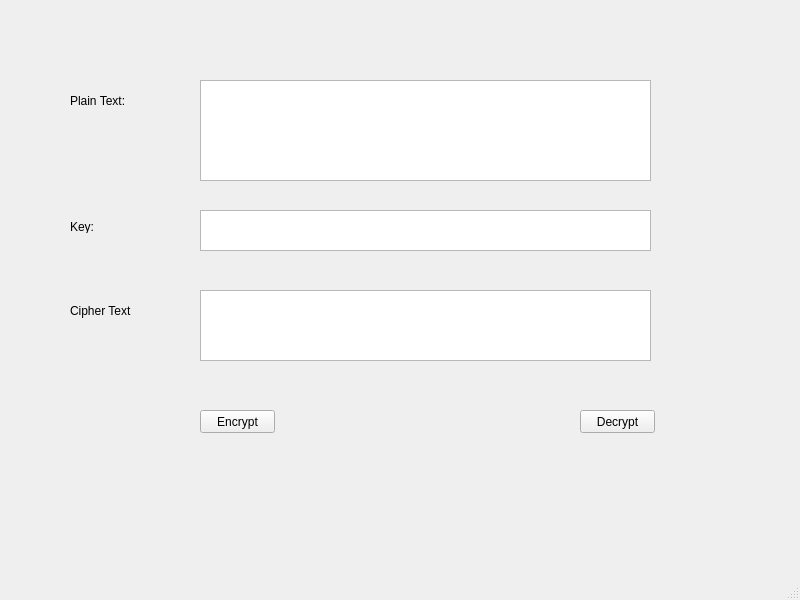
<?xml version="1.0" encoding="UTF-8"?>
<ui version="4.0">
 <class>MainWindow</class>
 <widget class="QMainWindow" name="MainWindow">
  <property name="geometry">
   <rect>
    <x>0</x>
    <y>0</y>
    <width>800</width>
    <height>600</height>
   </rect>
  </property>
  <property name="windowTitle">
   <string>MainWindow</string>
  </property>
  <widget class="QWidget" name="centralwidget">
   <widget class="QLabel" name="label">
    <property name="geometry">
     <rect>
      <x>70</x>
      <y>90</y>
      <width>61</width>
      <height>21</height>
     </rect>
    </property>
    <property name="text">
     <string>Plain Text:</string>
    </property>
   </widget>
   <widget class="QPushButton" name="btn_encrypt">
    <property name="geometry">
     <rect>
      <x>200</x>
      <y>410</y>
      <width>75</width>
      <height>23</height>
     </rect>
    </property>
    <property name="text">
     <string>Encrypt</string>
    </property>
   </widget>
   <widget class="QTextEdit" name="textEdit">
    <property name="geometry">
     <rect>
      <x>200</x>
      <y>80</y>
      <width>451</width>
      <height>101</height>
     </rect>
    </property>
   </widget>
   <widget class="QTextEdit" name="textEdit_2">
    <property name="geometry">
     <rect>
      <x>200</x>
      <y>210</y>
      <width>451</width>
      <height>41</height>
     </rect>
    </property>
   </widget>
   <widget class="QTextEdit" name="textEdit_3">
    <property name="geometry">
     <rect>
      <x>200</x>
      <y>290</y>
      <width>451</width>
      <height>71</height>
     </rect>
    </property>
   </widget>
   <widget class="QLabel" name="label_2">
    <property name="geometry">
     <rect>
      <x>70</x>
      <y>220</y>
      <width>47</width>
      <height>13</height>
     </rect>
    </property>
    <property name="text">
     <string>Key:</string>
    </property>
   </widget>
   <widget class="QLabel" name="label_3">
    <property name="geometry">
     <rect>
      <x>70</x>
      <y>300</y>
      <width>81</width>
      <height>21</height>
     </rect>
    </property>
    <property name="text">
     <string>Cipher Text</string>
    </property>
   </widget>
   <widget class="QPushButton" name="btn_decrypt">
    <property name="geometry">
     <rect>
      <x>580</x>
      <y>410</y>
      <width>75</width>
      <height>23</height>
     </rect>
    </property>
    <property name="text">
     <string>Decrypt</string>
    </property>
   </widget>
  </widget>
  <widget class="QMenuBar" name="menubar">
   <property name="geometry">
    <rect>
     <x>0</x>
     <y>0</y>
     <width>800</width>
     <height>21</height>
    </rect>
   </property>
  </widget>
  <widget class="QStatusBar" name="statusbar"/>
 </widget>
 <resources/>
 <connections/>
</ui>
